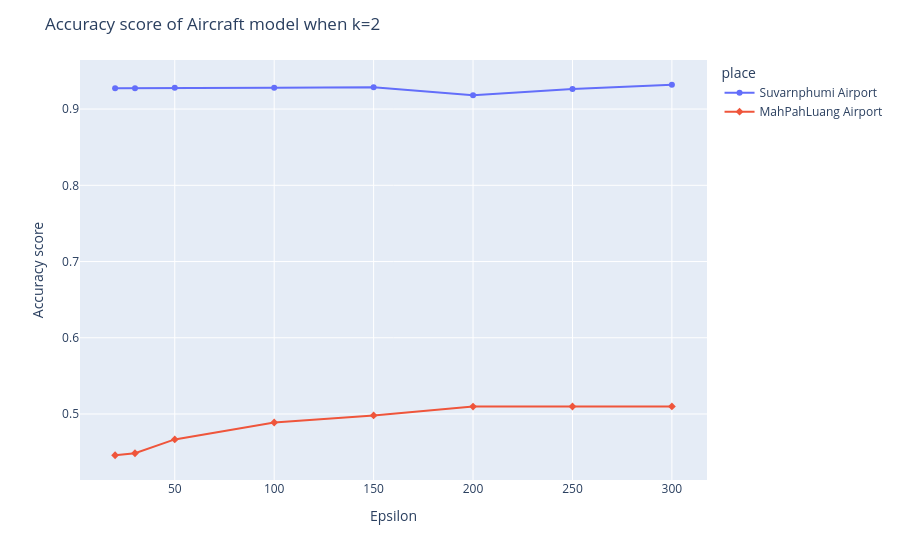

Write notebook code for a chart like this one.
### Code cell
fig = px.line(df_viz_k_4, x="dbscan_epsilon", y="accuracy score", color="place", symbol="place")
fig.update_layout(title='Accuracy score of Aircraft model when k=2',
                   xaxis_title='Epsilon',
                   yaxis_title='Accuracy score')

fig.show()

### Figure 1 — Plotly figure (JSON) as saved in the notebook; plotly's stock layout.template omitted (floating-point values rounded to 4 significant figures)
{"data": [{"hovertemplate": "place=Suvarnphumi Airport<br>dbscan_epsilon=%{x}<br>accuracy score=%{y}<extra></extra>", "legendgroup": "Suvarnphumi Airport", "line": {"color": "#636efa", "dash": "solid"}, "marker": {"symbol": "circle"}, "mode": "markers+lines", "name": "Suvarnphumi Airport", "orientation": "v", "showlegend": true, "type": "scatter", "x": [20, 30, 50, 100, 150, 200, 250, 300], "xaxis": "x", "y": [0.9272, 0.9272, 0.928, 0.9281, 0.9286, 0.9182, 0.9265, 0.9319], "yaxis": "y"}, {"hovertemplate": "place=MahPahLuang Airport<br>dbscan_epsilon=%{x}<br>accuracy score=%{y}<extra></extra>", "legendgroup": "MahPahLuang Airport", "line": {"color": "#EF553B", "dash": "solid"}, "marker": {"symbol": "diamond"}, "mode": "markers+lines", "name": "MahPahLuang Airport", "orientation": "v", "showlegend": true, "type": "scatter", "x": [20, 30, 50, 100, 150, 200, 250, 300], "xaxis": "x", "y": [0.4459, 0.4485, 0.4667, 0.4889, 0.4981, 0.5098, 0.5099, 0.51], "yaxis": "y"}], "layout": {"legend": {"title": {"text": "place"}, "tracegroupgap": 0}, "margin": {"t": 60}, "title": {"text": "Accuracy score of Aircraft model when k=2"}, "xaxis": {"anchor": "y", "domain": [0, 1], "title": {"text": "Epsilon"}}, "yaxis": {"anchor": "x", "domain": [0, 1], "title": {"text": "Accuracy score"}}}}
